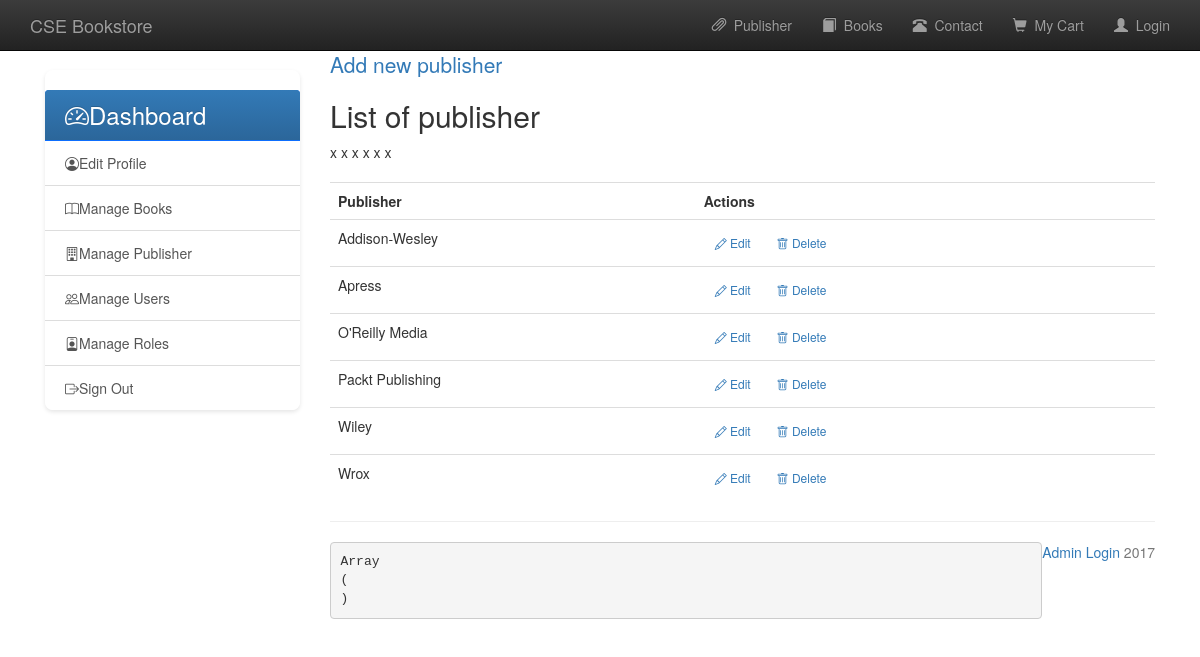
The app's page /admin_publisher.php with its own data.
### tables this page shows
CREATE TABLE `publisher` (
  `publisherid` int(10) UNSIGNED NOT NULL,
  `publisher_name` varchar(60) NOT NULL
);

### functions/database_functions.php (called while the page is built, shortened)
<?php
    function getAllPub($conn){
        $query = "SELECT publisherid, publisher_name FROM publisher ORDER BY publisher_name ASC;
";
        $result = mysqli_query($conn, $query);
        return $result;
    }
?>

### admin_publisher.php (the view, shortened to what this page needs)
<?php
require_once "./template/header.php";
require_once "./functions/database_functions.php";
require_once "./template/sidebar_admin.php";
$conn = db_connect();
$result = getAllPub($conn);
?>
<p class="lead"><a href="admin_add_pub.php">Add new publisher</a></p>
<h2>List of publisher</h2>
<table class="table" style="margin-top: 20px">
    <tr>
        <th>Publisher</th>
        <th class="text-end">Actions</th>
    </tr>
    <?php while ($row = mysqli_fetch_assoc($result)) { ?>
        <tr>
            <td><?php echo $row['publisher_name']; ?></td>
            <td class="text-end">
                <a href="admin_edit_publisher.php?publisherid=<?php echo $row['publisherid']; ?>"
                    class="btn btn-sm btn-outline-primary me-2">
                    <i class="bi bi-pencil"></i> Edit
                </a>
                <a href="admin_delete_publisher.php?publisherid=<?php echo $row['publisherid']; ?>"
                    class="btn btn-sm btn-outline-danger"
                    onclick="return confirm('Are you sure you want to delete this publisher?');">
                    <i class="bi bi-trash"></i> Delete
                </a>
            </td>x
        </tr>
    <?php } ?>
</table>
<?php
require_once "./template/footer.php";
?>

### records on screen
publisher: publisher_name "Addison-Wesley"
publisher: publisher_name "Apress"
publisher: publisher_name "O'Reilly Media"
publisher: publisher_name "Packt Publishing"
publisher: publisher_name "Wiley"
publisher: publisher_name "Wrox"
